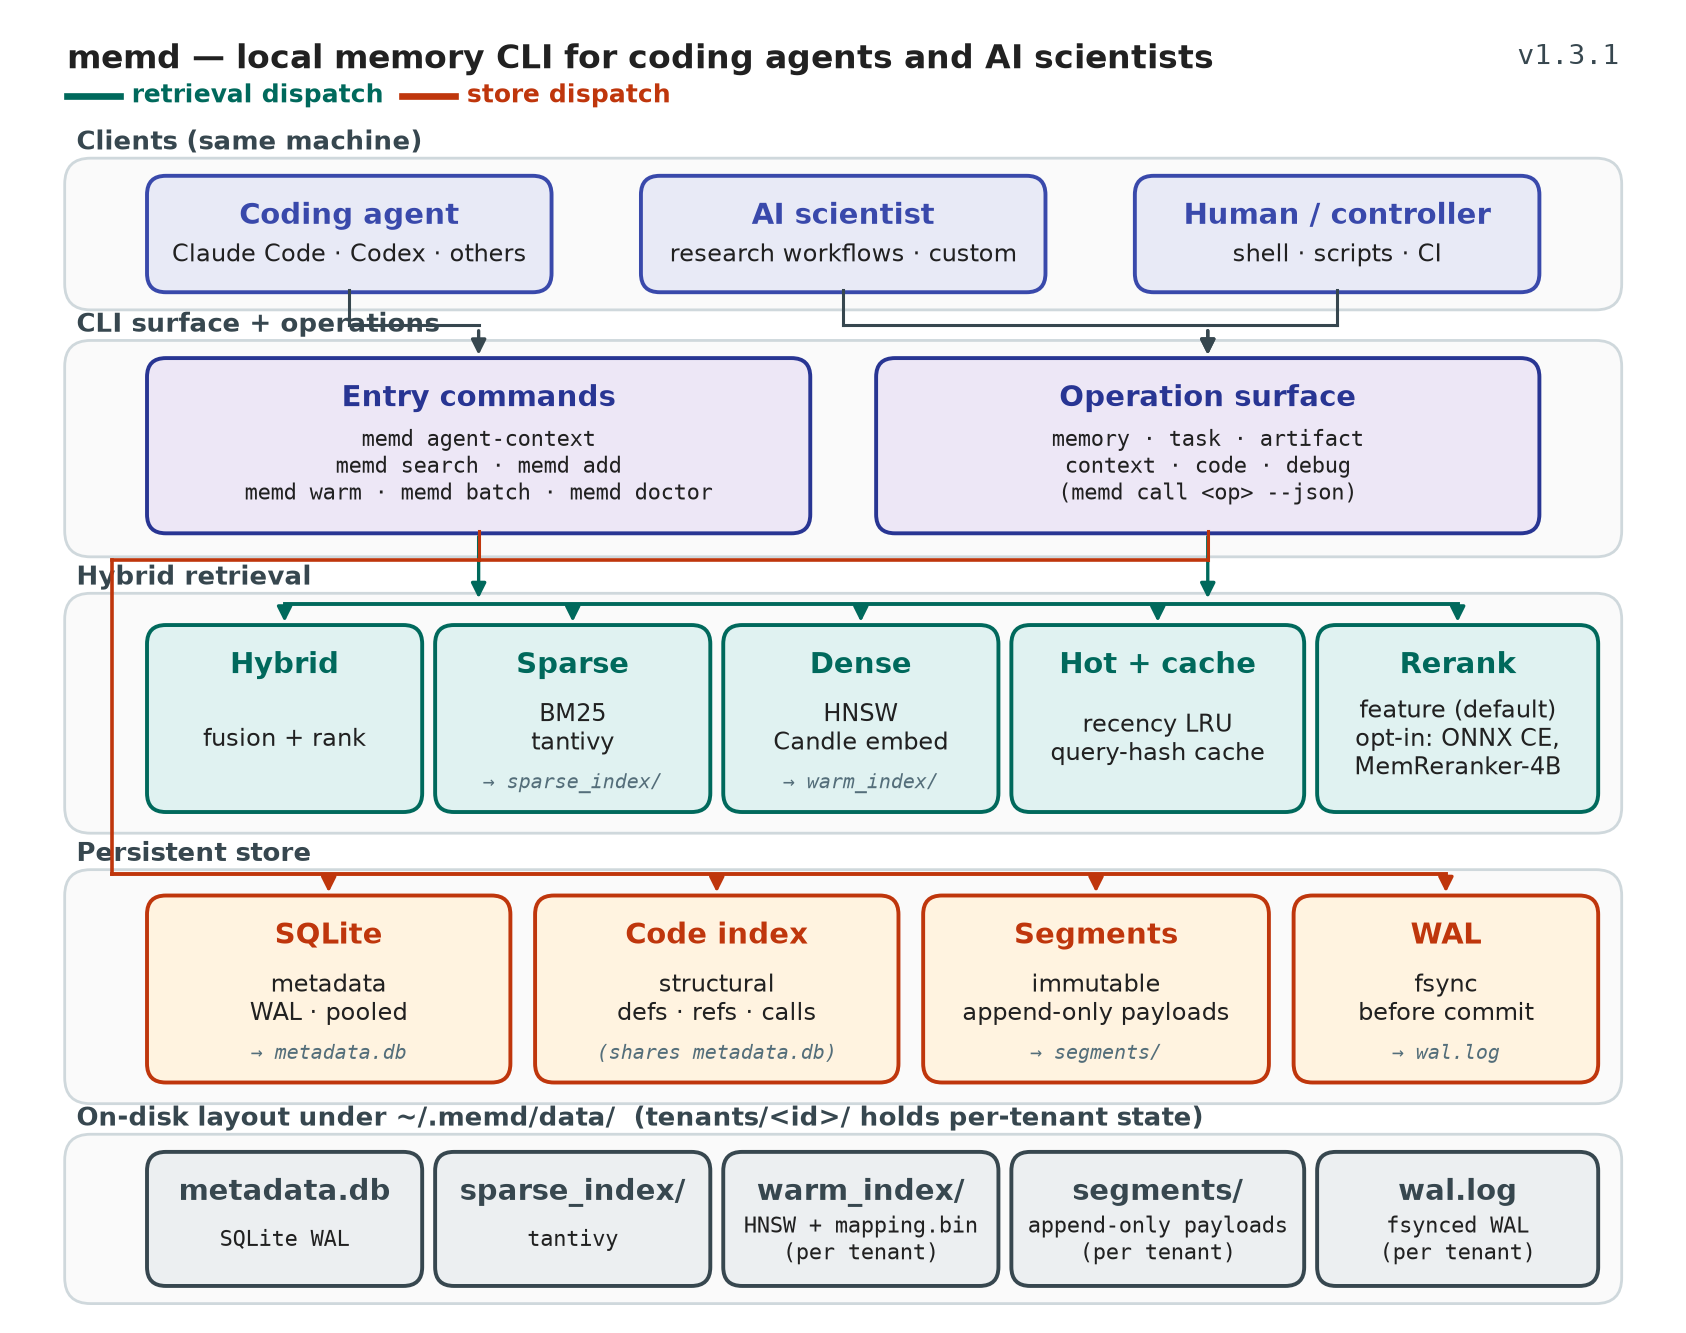

Write the Python code that produced this figure.
"""Hand-laid memd architecture figure.

Run: ``python3 docs/figures/architecture.py``
Outputs ``docs/figures/architecture.svg`` and ``docs/figures/architecture.png``.

The figure shows five layers — clients, CLI surface, hybrid retrieval,
persistent store, on-disk layout — with explicit colour coding for the
two dispatch paths (teal = retrieval, orange = store). It is intentionally
static so the manuscript and mkdocs site render the same image without a
Mermaid runtime.
"""

from __future__ import annotations

from dataclasses import dataclass
from pathlib import Path

import matplotlib.pyplot as plt
from matplotlib.patches import FancyArrowPatch, FancyBboxPatch


PRIMARY = "#3949AB"        # indigo-600, matches mkdocs-material accent
PRIMARY_SOFT = "#E8EAF6"   # indigo-50
SURFACE = "#283593"        # indigo-900
SURFACE_SOFT = "#EDE7F6"
RETRIEVE = "#00695C"       # teal-800
RETRIEVE_SOFT = "#E0F2F1"
STORE = "#BF360C"          # deep-orange-900
STORE_SOFT = "#FFF3E0"
NEUTRAL = "#37474F"        # blue-grey-800
DISK_SOFT = "#ECEFF1"
GRID = "#CFD8DC"           # blue-grey-100
TEXT = "#212121"
SUBTLE = "#546E7A"
BG = "#FFFFFF"

FONT_TITLE = {"family": "DejaVu Sans", "weight": "bold", "size": 10.5}
FONT_BODY = {"family": "DejaVu Sans", "size": 8.5}
FONT_MONO = {"family": "DejaVu Sans Mono", "size": 8}
FONT_PATH = {"family": "DejaVu Sans Mono", "size": 7.2, "style": "italic"}


@dataclass
class Box:
    x: float
    y: float
    w: float
    h: float
    title: str
    body: str
    mono: bool = False
    accent: str = PRIMARY
    fill: str = PRIMARY_SOFT
    path: str = ""  # small italic mono caption pinned to box bottom

    @property
    def cx(self) -> float:
        return self.x + self.w / 2

    @property
    def cy(self) -> float:
        return self.y + self.h / 2


def draw_box(ax, box: Box) -> None:
    patch = FancyBboxPatch(
        (box.x, box.y),
        box.w,
        box.h,
        boxstyle="round,pad=0.02,rounding_size=0.16",
        linewidth=1.4,
        edgecolor=box.accent,
        facecolor=box.fill,
        zorder=2,
    )
    ax.add_patch(patch)
    title_y = box.y + box.h - 0.20
    ax.text(
        box.cx,
        title_y,
        box.title,
        ha="center",
        va="top",
        color=box.accent,
        **FONT_TITLE,
    )
    body_font = FONT_MONO if box.mono else FONT_BODY
    body_top = title_y - 0.30
    body_bot = box.y + (0.32 if box.path else 0.14)
    body_cy = (body_top + body_bot) / 2
    ax.text(
        box.cx,
        body_cy,
        box.body,
        ha="center",
        va="center",
        color=TEXT,
        **body_font,
    )
    if box.path:
        ax.text(
            box.cx,
            box.y + 0.14,
            box.path,
            ha="center",
            va="bottom",
            color=SUBTLE,
            **FONT_PATH,
        )


def draw_band(ax, x: float, y: float, w: float, h: float, label: str) -> None:
    patch = FancyBboxPatch(
        (x, y),
        w,
        h,
        boxstyle="round,pad=0.02,rounding_size=0.22",
        linewidth=1.0,
        edgecolor=GRID,
        facecolor="#FAFAFA",
        zorder=1,
    )
    ax.add_patch(patch)
    ax.text(
        x + 0.08,
        y + h + 0.04,
        label,
        ha="left",
        va="bottom",
        color=NEUTRAL,
        fontsize=9.5,
        fontweight="bold",
        family="DejaVu Sans",
    )


def arrow(ax, src: tuple[float, float], dst: tuple[float, float],
          color: str = NEUTRAL, lw: float = 1.2) -> None:
    arr = FancyArrowPatch(
        src,
        dst,
        arrowstyle="-|>",
        mutation_scale=11,
        linewidth=lw,
        color=color,
        shrinkA=2,
        shrinkB=2,
        zorder=3,
    )
    ax.add_patch(arr)


def vline(ax, x: float, y0: float, y1: float, color: str, lw: float = 1.1) -> None:
    ax.plot([x, x], [y0, y1], color=color, linewidth=lw, zorder=3)


def hline(ax, x0: float, x1: float, y: float, color: str, lw: float = 1.1) -> None:
    ax.plot([x0, x1], [y, y], color=color, linewidth=lw, zorder=3)


def build() -> plt.Figure:
    fig, ax = plt.subplots(figsize=(11.0, 8.4), dpi=150)
    ax.set_xlim(0, 14)
    ax.set_ylim(0, 11.0)
    ax.set_aspect("equal")
    ax.axis("off")
    fig.patch.set_facecolor(BG)

    # Layer band geometry --------------------------------------------
    # (y, h, label). Bands are tight; whitespace between them carries
    # the dispatch rails.
    bands = {
        "clients":   (8.55, 1.25, "Clients (same machine)"),
        "cli":       (6.45, 1.80, "CLI surface + operations"),
        "retrieval": (4.10, 2.00, "Hybrid retrieval"),
        "store":     (1.80, 1.95, "Persistent store"),
        "disk":      (0.10, 1.40, "On-disk layout under ~/.memd/data/  (tenants/<id>/ holds per-tenant state)"),
    }
    for y, h, label in bands.values():
        draw_band(ax, 0.4, y, 13.2, h, label)

    # Clients ---------------------------------------------------------
    cli_band_y = bands["clients"][0]
    clients = [
        Box(1.1, cli_band_y + 0.15, 3.4, 0.95,
            "Coding agent", "Claude Code · Codex · others"),
        Box(5.3, cli_band_y + 0.15, 3.4, 0.95,
            "AI scientist", "research workflows · custom"),
        Box(9.5, cli_band_y + 0.15, 3.4, 0.95,
            "Human / controller", "shell · scripts · CI"),
    ]
    for box in clients:
        draw_box(ax, box)

    # CLI surface + operations ----------------------------------------
    surf_band_y = bands["cli"][0]
    surface = [
        Box(
            1.1, surf_band_y + 0.20, 5.6, 1.45,
            "Entry commands",
            "memd agent-context\nmemd search · memd add\nmemd warm · memd batch · memd doctor",
            mono=True, accent=SURFACE, fill=SURFACE_SOFT,
        ),
        Box(
            7.3, surf_band_y + 0.20, 5.6, 1.45,
            "Operation surface",
            "memory · task · artifact\ncontext · code · debug\n(memd call <op> --json)",
            mono=True, accent=SURFACE, fill=SURFACE_SOFT,
        ),
    ]
    for box in surface:
        draw_box(ax, box)

    # Hybrid retrieval ------------------------------------------------
    # 5 lanes. Widths chosen so the row exactly fills the band; Rerank is
    # the widest so it can hold three lines without overflow.
    ret_band_y = bands["retrieval"][0]
    ret_y = ret_band_y + 0.18
    ret_h = 1.55
    retrieval = [
        Box(1.10, ret_y, 2.30, ret_h, "Hybrid", "fusion + rank",
            accent=RETRIEVE, fill=RETRIEVE_SOFT),
        Box(3.55, ret_y, 2.30, ret_h, "Sparse", "BM25\ntantivy",
            accent=RETRIEVE, fill=RETRIEVE_SOFT, path="→ sparse_index/"),
        Box(6.00, ret_y, 2.30, ret_h, "Dense", "HNSW\nCandle embed",
            accent=RETRIEVE, fill=RETRIEVE_SOFT, path="→ warm_index/"),
        Box(8.45, ret_y, 2.45, ret_h, "Hot + cache", "recency LRU\nquery-hash cache",
            accent=RETRIEVE, fill=RETRIEVE_SOFT),
        Box(11.05, ret_y, 2.35, ret_h, "Rerank",
            "feature (default)\nopt-in: ONNX CE,\nMemReranker-4B",
            accent=RETRIEVE, fill=RETRIEVE_SOFT),
    ]
    for box in retrieval:
        draw_box(ax, box)

    # Persistent store ------------------------------------------------
    sto_band_y = bands["store"][0]
    sto_y = sto_band_y + 0.18
    sto_h = 1.55
    store = [
        Box(1.10, sto_y, 3.05, sto_h, "SQLite", "metadata\nWAL · pooled",
            accent=STORE, fill=STORE_SOFT, path="→ metadata.db"),
        Box(4.40, sto_y, 3.05, sto_h, "Code index", "structural\ndefs · refs · calls",
            accent=STORE, fill=STORE_SOFT, path="(shares metadata.db)"),
        Box(7.70, sto_y, 2.90, sto_h, "Segments", "immutable\nappend-only payloads",
            accent=STORE, fill=STORE_SOFT, path="→ segments/"),
        Box(10.85, sto_y, 2.55, sto_h, "WAL", "fsync\nbefore commit",
            accent=STORE, fill=STORE_SOFT, path="→ wal.log"),
    ]
    for box in store:
        draw_box(ax, box)

    # On-disk layout --------------------------------------------------
    # tenants/<id>/ prefix is in the band caption; box titles stay short.
    disk_band_y = bands["disk"][0]
    disk_y = disk_band_y + 0.15
    disk_h = 1.10
    disk = [
        Box(1.10, disk_y, 2.30, disk_h, "metadata.db", "SQLite WAL",
            mono=True, accent=NEUTRAL, fill=DISK_SOFT),
        Box(3.55, disk_y, 2.30, disk_h, "sparse_index/", "tantivy",
            mono=True, accent=NEUTRAL, fill=DISK_SOFT),
        Box(6.00, disk_y, 2.30, disk_h, "warm_index/", "HNSW + mapping.bin\n(per tenant)",
            mono=True, accent=NEUTRAL, fill=DISK_SOFT),
        Box(8.45, disk_y, 2.45, disk_h, "segments/", "append-only payloads\n(per tenant)",
            mono=True, accent=NEUTRAL, fill=DISK_SOFT),
        Box(11.05, disk_y, 2.35, disk_h, "wal.log", "fsynced WAL\n(per tenant)",
            mono=True, accent=NEUTRAL, fill=DISK_SOFT),
    ]
    for box in disk:
        draw_box(ax, box)

    # ----------------------------------------------------------------
    # Dispatch rails. Each layer-to-layer transition uses elbow routing,
    # so every arrow is either horizontal or vertical — no diagonals.
    # ----------------------------------------------------------------

    # Clients → CLI surface. Each client column drops one short arrow.
    cli_top_y = surface[0].y + surface[0].h
    for src in clients:
        # Land on the nearer CLI box.
        target_cx = surface[0].cx if src.cx < 7.0 else surface[1].cx
        # Elbow: drop straight down, then horizontal into target column.
        elbow_y = (src.y + cli_top_y) / 2
        vline(ax, src.cx, src.y, elbow_y, NEUTRAL)
        hline(ax, src.cx, target_cx, elbow_y, NEUTRAL)
        arrow(ax, (target_cx, elbow_y), (target_cx, cli_top_y), NEUTRAL)

    # CLI surface → retrieval (teal trunk).
    trunk_ret_y = ret_y + ret_h + 0.20  # rail just above retrieval band
    for sb in surface:
        # Drop from each CLI box bottom to the teal trunk.
        arrow(ax, (sb.cx, sb.y), (sb.cx, trunk_ret_y), RETRIEVE)
    # Horizontal trunk spanning the retrieval band width.
    hline(ax, retrieval[0].cx, retrieval[-1].cx, trunk_ret_y, RETRIEVE, lw=1.4)
    # Drop one vertical into each lane top.
    for lane in retrieval:
        arrow(ax, (lane.cx, trunk_ret_y), (lane.cx, lane.y + lane.h), RETRIEVE)

    # CLI surface → store (orange dispatch). The store band sits below the
    # retrieval band, so a straight-down route would cross the retrieval
    # lanes. Route the orange dispatch through a thin left-margin column
    # (passthrough_x) between the figure edge and the leftmost lane.
    # Single shared stub: each CLI box drops a vertical to a shared
    # horizontal stub which feeds the passthrough column.
    trunk_sto_y = sto_y + sto_h + 0.20
    passthrough_x = 0.78
    stub_y = surface[0].y - 0.25
    for sb in surface:
        vline(ax, sb.cx, sb.y, stub_y, STORE)
    # Shared horizontal stub from passthrough to the rightmost CLI cx —
    # the leftmost CLI box's drop joins this stub along the way.
    hline(ax, passthrough_x, surface[-1].cx, stub_y, STORE, lw=1.3)
    # Passthrough vertical down past the retrieval band to the store trunk.
    vline(ax, passthrough_x, stub_y, trunk_sto_y, STORE, lw=1.3)
    # Horizontal store trunk into the band.
    hline(ax, passthrough_x, store[-1].cx, trunk_sto_y, STORE, lw=1.4)
    for sbox in store:
        arrow(ax, (sbox.cx, trunk_sto_y), (sbox.cx, sbox.y + sbox.h), STORE)

    # Store/retrieval → on-disk: no arrows. Mapping is conveyed by the
    # italic "→ path" caption inside each box and by vertical alignment
    # with the disk row directly below.

    # Heading ---------------------------------------------------------
    title_y = 10.80
    ax.text(
        0.4, title_y,
        "memd — local memory CLI for coding agents and AI scientists",
        ha="left", va="top",
        color=TEXT, fontsize=12, fontweight="bold", family="DejaVu Sans",
    )
    ax.text(
        13.6, title_y,
        "v1.3.1",
        ha="right", va="top",
        color=NEUTRAL, fontsize=10, family="DejaVu Sans Mono",
    )

    # Inline legend for the two dispatch colours, on its own row
    # between the title and the clients band so neither overlaps.
    legend_y = title_y - 0.45
    legend_x = 0.4
    ax.plot([legend_x, legend_x + 0.45], [legend_y, legend_y],
            color=RETRIEVE, linewidth=2.4)
    ax.text(legend_x + 0.55, legend_y, "retrieval dispatch",
            ha="left", va="center", color=RETRIEVE, fontsize=9, fontweight="bold",
            family="DejaVu Sans")
    ax.plot([legend_x + 2.85, legend_x + 3.30], [legend_y, legend_y],
            color=STORE, linewidth=2.4)
    ax.text(legend_x + 3.40, legend_y, "store dispatch",
            ha="left", va="center", color=STORE, fontsize=9, fontweight="bold",
            family="DejaVu Sans")

    return fig


def main() -> None:
    out_dir = Path(__file__).resolve().parent
    out_dir.mkdir(parents=True, exist_ok=True)
    fig = build()
    fig.savefig(out_dir / "architecture.svg", bbox_inches="tight", facecolor=BG)
    fig.savefig(out_dir / "architecture.png", bbox_inches="tight", facecolor=BG, dpi=200)
    print(f"wrote {out_dir / 'architecture.svg'}")
    print(f"wrote {out_dir / 'architecture.png'}")


if __name__ == "__main__":
    main()
